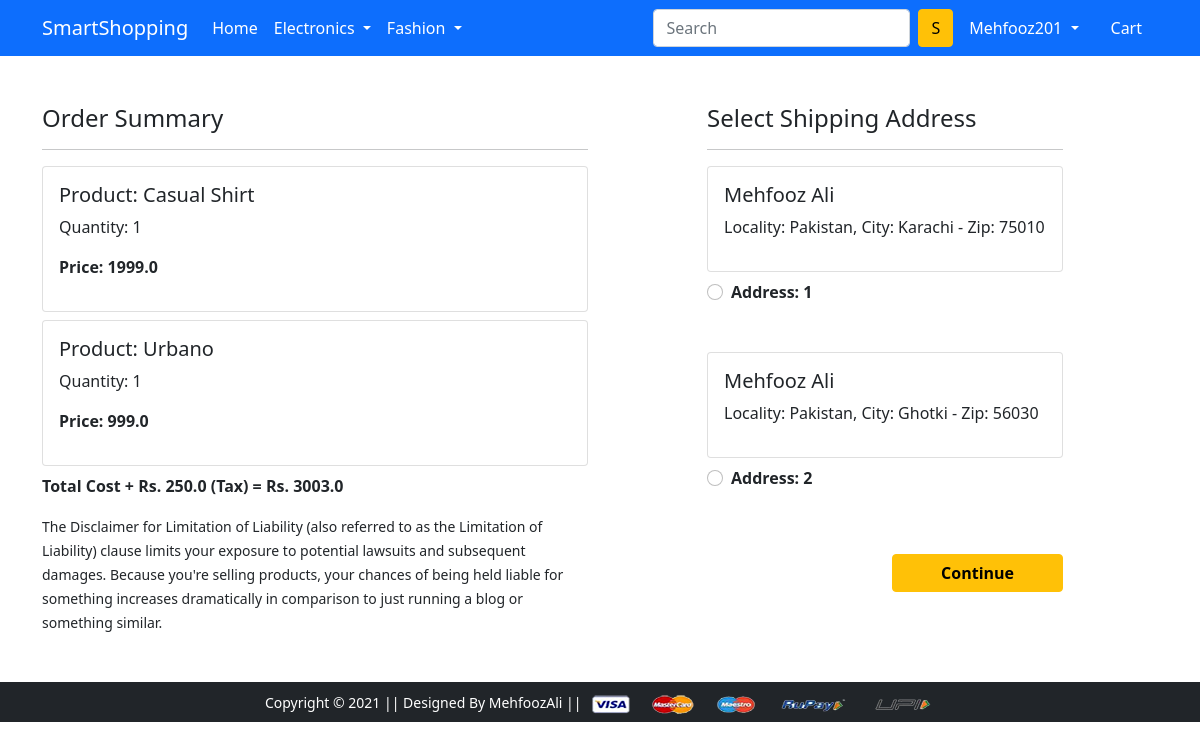
The app's page /checkout/ (signed in) with its own data.
### app/models.py (models this page shows, shortened)
class Cart(models.Model):
    id = models.AutoField(primary_key=True)
    user = models.ForeignKey(User, on_delete=models.CASCADE)
    product = models.ForeignKey(Product, on_delete=models.CASCADE)
    quantity = models.PositiveIntegerField(default=1)
    @property
    def total_cost(self):
        return self.quantity * self.product.discounted_price

class Product(models.Model):
    id = models.AutoField(primary_key=True)
    title = models.CharField(max_length=200)
    selling_price = models.FloatField()
    discounted_price = models.FloatField()
    description = models.TextField()
    brand = models.CharField(max_length=200)
    category = models.CharField(max_length=2, choices=CATEGORY_CHOICE )
    product_image = models.ImageField(upload_to='productimg')

class Customer(models.Model):
    id = models.AutoField(primary_key=True)
    user = models.ForeignKey(User, on_delete=models.CASCADE)
    name = models.CharField(max_length=200)
    locality = models.CharField(max_length=200)
    city = models.CharField(max_length=200)
    zipcode = models.IntegerField()
    state = models.CharField(max_length=100, choices=STATE_CHOICE)

### app/views.py (the view)
# urls.py: path('checkout/', views.checkout, name='checkout'),
@login_required
def checkout(request):
    if request.user.is_authenticated:
        user = request.user
        add = Customer.objects.filter(user=user)
        cart_items = Cart.objects.filter(user=user)
        amount = 0.0
        shipping_amount = 5.0
        total_amount = 0.0
        cart_product = [p for p in Cart.objects.all() if p.user ==
                        request.user]
        if cart_product:
            for p in cart_product:
                tempamount = (p.quantity * p.product.discounted_price)
                amount += tempamount
            total_amount = amount + shipping_amount
        return render(request, 'app/checkout.html', {'add': add, 'cart_items': cart_items, 'total_amount': total_amount})

### app/templates/app/checkout.html (shortened to what this page needs)
{% extends 'app/base.html' %}
{% load static %}
{% block main-content %}
<div class="container">
 <div class="row mt-5">
  <div class="col-sm-6">
    <h4>Order Summary</h4>
    <hr>
    {% for cart in cart_items %}
      <div class="card mb-2">
        <div class="card-body">
          <h5>Product: {{cart.product.title}}</h5>
          <p>Quantity: {{cart.quantity}}</p>
          <p class="fw-bold">Price: {{cart.total_cost}} </p>
        </div>
      </div>
      {% endfor %}
      <p class="fw-bold">Total Cost + Rs. 250.0 (Tax)  =  Rs. {{total_amount}}</p>
    <small>The Disclaimer for Limitation of Liability (also referred to as the Limitation of Liability) clause limits your exposure to potential lawsuits and subsequent damages. Because you're selling products, your chances of being held liable for something increases dramatically in comparison to just running a blog or something similar.</small>
  </div>
  <div class="col-sm-4 offset-sm-1">
    <h4>Select Shipping Address</h4>
    <hr>
    <form action="/paymentdone" id='myform'>
      {% for d in add %}
        <div class="card">
          <div class="card-body">
          <h5>{{d.name}}</h5>
          <p>Locality: {{d.locality}}, City: {{d.city}} - Zip: {{d.zipcode}}</p>
          </div>
        </div>
        <div class="form-check mt-2 mb-5">
          <input class="form-check-input" type="radio" value="{{d.id}}" name="custid" id="custadd{{forloop.counter}}">
          <label class="form-check-label fw-bold" for="">
            Address: {{forloop.counter}}</label>
        </div>
        {% endfor %}
        <div class="text-end">
          <button type="submit" class="btn btn-warning mt-3 px-5 fw-bold">Continue</button>
        </div>
      </form>
    </div>
  </div>
</div>
{% endblock main-content %}

### app/templates/app/base.html (shortened to what this page needs)
<!doctype html>
{% load static %}
<html lang="en">
  <head>
    <link href="https://cdn.jsdelivr.net/npm/bootstrap@5.0.0-beta1/dist/css/bootstrap.min.css" rel="stylesheet">
    <link rel="stylesheet" href="{% static 'app/css/owl.carousel.min.css' %}">
    <link rel="stylesheet" href="{% static 'app/css/all.min.css' %}">
    <link rel="stylesheet" href="{% static 'app/css/style.css' %}">
  </head>
  <body>
    <nav class="navbar navbar-expand-lg navbar-dark bg-primary">
     <div class="container">
       <a class="navbar-brand" href="/">SmartShopping</a>
       <div class="collapse navbar-collapse" id="navbarSupportedContent">
         <ul class="navbar-nav me-auto mb-2 mb-lg-0">
           <li class="nav-item">
             <a class="nav-link active" aria-current="page" href="/">Home</a>
           </li>
           <li class="nav-item dropdown">
             <a class="nav-link dropdown-toggle text-white" href="#" id="electronicsDropdown" role="button" data-bs-toggle="dropdown" aria-expanded="false">
               Electronics
             </a>
           </li>
           <li class="nav-item dropdown">
             <a class="nav-link dropdown-toggle text-white" href="#" id="fashionDropdown" role="button" data-bs-toggle="dropdown" aria-expanded="false">
               Fashion
             </a>
           </li>
         </ul>
         <form class="d-flex" action="{% url 'search' %}" method="GET">
           <input class="form-control me-2" type="search" placeholder="Search" aria-label="Search" name='search'>
           <button class="btn btn-warning" type="submit">S</button>
         </form>
         <div>
          <ul class="navbar-nav me-auto mb-2 mb-lg-0">
           <li class="nav-item dropdown mx-2">
            {% if request.user.is_authenticated %}
              <a class="nav-link dropdown-toggle text-white" href="#" id="profileDropdown" role="button" data-bs-toggle="dropdown" aria-expanded="false">
                {{request.user.username|capfirst}}
              </a>
            </li>
            <li class="nav-item mx-2">
             <a href="{% url 'show_cart' %}" class="nav-link text-white"> Cart </a>
            </li>
            {% endif %}
          </ul>
         </div>
       </div>
     </div>
    </nav>
    {% block main-content %} {% endblock main-content %}
    <footer class="container-fluid bg-dark text-center p-2 mt-5">
        <small class="text-white">Copyright &copy; 2021 || Designed By MehfoozAli || </small>
        <img src="{% static 'app/images/payment.png' %}" alt="" srcset="" class="img-fluid" height="2px">
    </footer>
  </body>
</html>

### records on screen
Cart: product "Casual Shirt", quantity "1", total_cost "1999.0"
Cart: product "Urbano", quantity "1", total_cost "999.0"
Customer: name "Mehfooz Ali", locality "Pakistan", city "Karachi", zipcode "75010"
Customer: name "Mehfooz Ali", locality "Pakistan", city "Ghotki", zipcode "56030"

### other values on screen
{{ request.user.username|capfirst }} "Mehfooz201"
{{ total_amount }} "3003.0"
